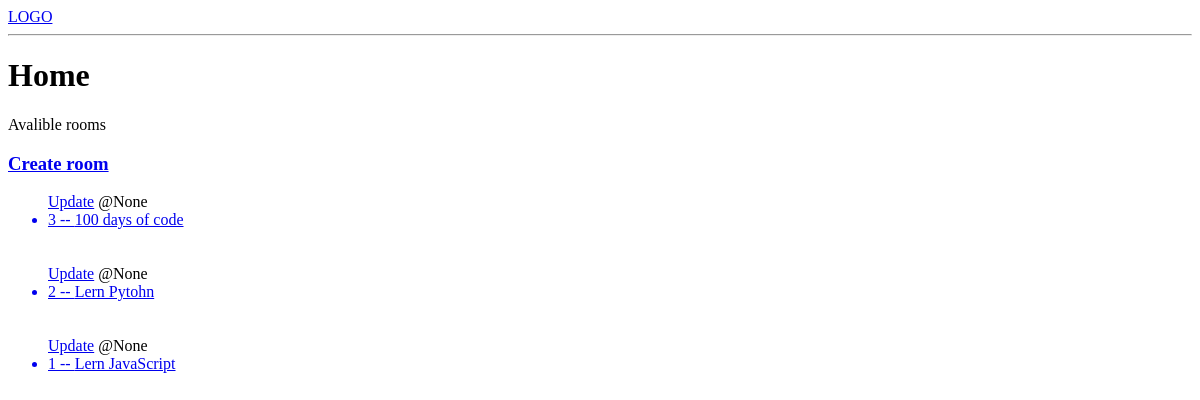
The app's page /, older data.
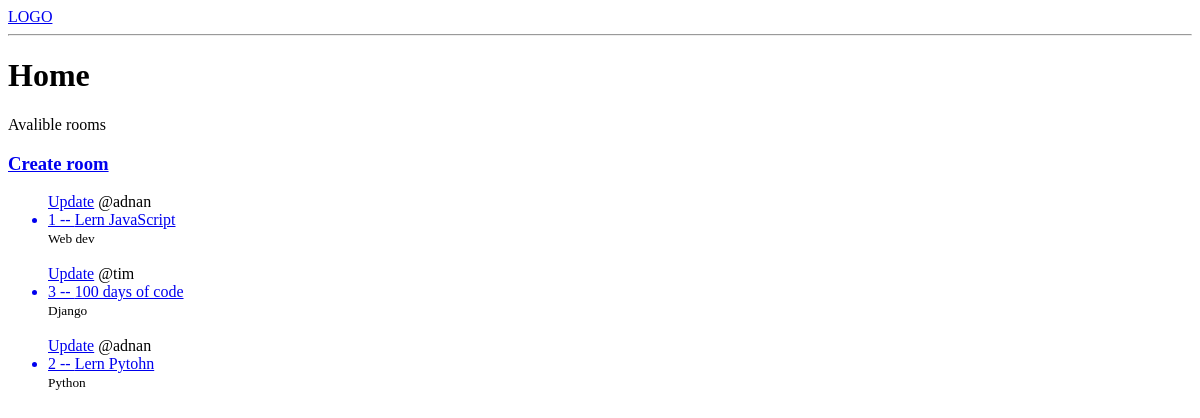
The same page, newer data.
### base/models.py (models this page shows, shortened)
class Room(models.Model):
    host = models.ForeignKey(User, on_delete=models.CASCADE, null=True)
    topic= models.ForeignKey(Topic, on_delete=models.SET_NULL,null=True)
    name = models.CharField(max_length=200)
    description = models.TextField(null=True,blank=True)
    updated = models.DateTimeField(auto_now=True)
    created = models.DateTimeField(auto_now_add=True)
    class Meta:
        ordering = ['-updated','-created']

class Topic(models.Model):
    name = models.CharField(max_length=200)

### base/views.py (the view)
# urls.py: path('',home, name="home" ),
def home(request):
    rooms = Room.objects.all()
    context ={
        'rooms':rooms
    }
    return render(request, 'base/home.html', context)

### base/templates/base/home.html
{% extends 'main.html' %} {%block content%}
<h1>Home</h1>
<p>Avalible rooms</p>
<div>
	<a href="{% url 'create-room' %}"><h3>Create room</h3></a>
	<ul>
		{% for room in rooms %}
		<a href="{% url 'update-room' room.id %}">Update</a>
		<span>@{{room.host}}</span>
		<a href="{% url 'room' room.id %}">
			<li>{{room.id}} -- {{room.name}}</li>
		</a>
		<small>{{room.topic.name}}</small>
		<br />
		<br />
		{% endfor %}
	</ul>
</div>
{%endblock%}

Row changes from the older to the newer data that the page shows:
changed Room "Lern JavaScript": host "None" → "adnan"; topic.name (not shown) → "Web dev"; moves up the list
changed Room id 3: host "None" → "tim"; topic.name (not shown) → "Django"
changed Room "Lern Pytohn": host "None" → "adnan"; topic.name (not shown) → "Python"
